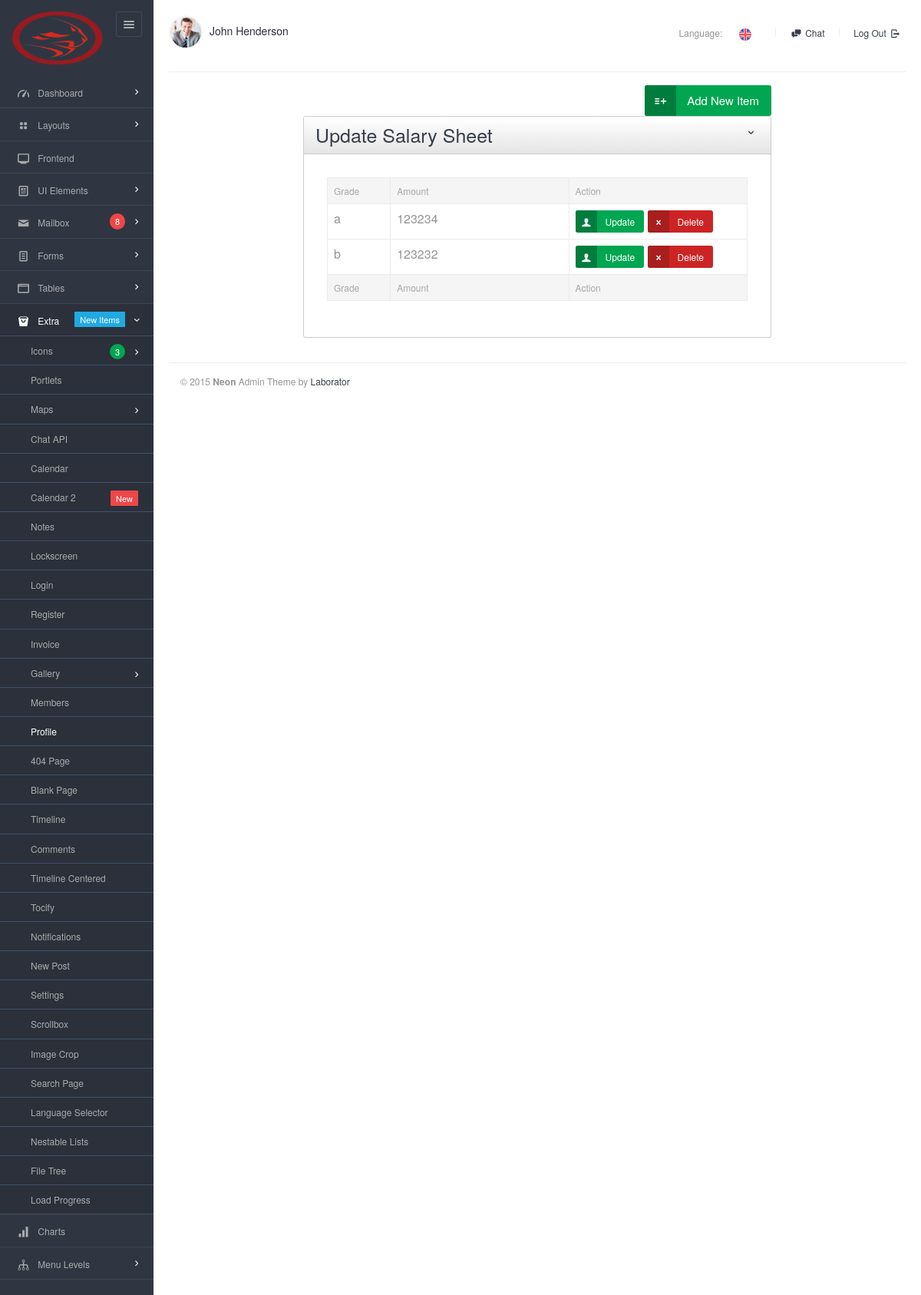
The page /views/salary/salarysheet.php on the database as committed earlier.
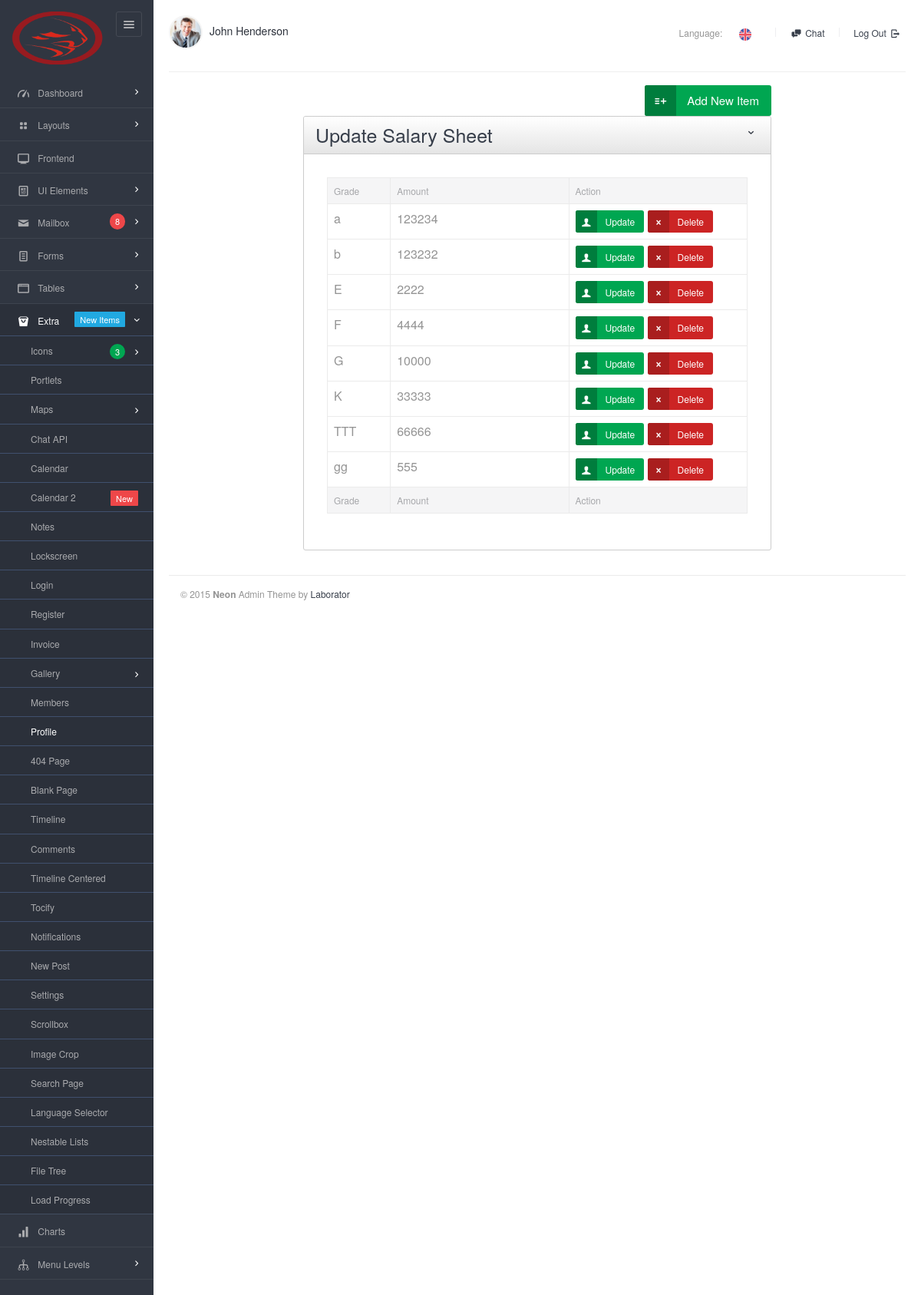
The same page on the database as committed later.
### tables this page shows
CREATE TABLE `salary_sheet` (
  `id` int(11) NOT NULL,
  `title` varchar(255) DEFAULT NULL,
  `amount` float DEFAULT NULL
);

### src/DB/Database.php (called while the page is built, shortened)
<?php
class Database{
    public function __construct(){
        try {
            $this->connection=new PDO('mysql:host=localhost;dbname=final_project', "root","");
        }
        catch (PDOException $e) {
            echo $e->getMessage();
        }
    }
}

### src/Employee/Employee.php (called while the page is built, shortened)
<?php
class Employee extends DB
{
    public function index($fetchMode="ASSOC"){
        $STH = $this->connection->query('SELECT * from employee where is_delete=1');
        $fetchMode = strtoupper($fetchMode);
        if(substr_count($fetchMode, "OBJ")>0)   $STH->setFetchMode(PDO::FETCH_OBJ);
        else               $STH->setFetchMode(PDO::FETCH_ASSOC);
        $arrAllData  = $STH->fetchAll();
        return $arrAllData;
    }
    public function salarysheet($fetchMode="ASSOC"){
        $STH = $this->connection->query('SELECT * from salary_sheet');
        $fetchMode = strtoupper($fetchMode);
        if(substr_count($fetchMode, "OBJ")>0)   $STH->setFetchMode(PDO::FETCH_OBJ);
        else               $STH->setFetchMode(PDO::FETCH_ASSOC);
        $arrAllData  = $STH->fetchAll();
        return $arrAllData;
    }
}

### views/salary/salarysheet.php (the view, shortened to what the rows shown need)
<?php
$objEmployee = new Employee();
$allData = $objEmployee->index();
$allData1 = $objEmployee->salarysheet();
?>
<!DOCTYPE html>
<html lang="en">
<head>
    <link rel="stylesheet" href="../../assets/js/jquery-ui/css/no-theme/jquery-ui-1.10.3.custom.min.css">
    <link rel="stylesheet" href="../../assets/css/font-icons/entypo/css/entypo.css">
    <link rel="stylesheet" href="../../assets/css/bootstrap.css">
    <link rel="stylesheet" href="../../assets/css/core.css">
    <link rel="stylesheet" href="../../assets/css/theme.css">
    <link rel="stylesheet" href="../../assets/css/forms.css">
    <link rel="stylesheet" href="../../assets/css/custom.css">
    <link rel="stylesheet" href="../../assets/css/sabuj.css">
</head>
<body class="page-body" data-url="http://neon.dev">
<div class="page-container">
    <div class="main-content">
        <form role="form" action="../employees/store.php" method="post" enctype="multipart/form-data" class="form-horizontal form-groups-bordered">
            <div class="col-md-8 col-sm-offset-2">
                <div class="panel panel-gradient" data-collapsed="0">
                    <div class="panel-heading">
                        <div class="panel-title"><h2> Update Salary Sheet</h2></div>
                    </div>
                    <div class="panel-body">
                        <div class="panel-body">
                            <table class="table table-bordered datatable" id="table-1">
                                <thead>
                                <tr>
                                    <th class="col-lg-1">Grade</th>
                                    <th class="col-lg-3">Amount</th>
                                    <th class="col-lg-3">Action</th>
                                </tr>
                                </thead>
                                <tbody>
                                <?php foreach($allData1 as $data){?>
                                <tr class="odd gradeX">
                                    <td><?php echo $data['title']?></td>
                                    <td><?php echo $data['amount']?></td>
                                    <td>
                                        <a href="update.php?id=<?php echo $allData->id?>" class="btn btn-success btn-md btn-icon icon-left" role="button">
                                            <i class="entypo-user"></i>
                                            Update
                                        </a>
                                        <a href="delete.php?id=<?php echo $allData->id?>" class="btn btn-danger btn-md btn-icon icon-left" role="button">
                                            <i class="entypo-cancel"></i>
                                            Delete
                                        </a>
                                    </td>
                                    <?php }?>
                                </tr>
                                </tbody>
                                <tfoot>
                                <tr>
                                    <th class="col-lg-1">Grade</th>
                                    <th class="col-lg-3">Amount</th>
                                    <th class="col-lg-3">Action</th>
                                </tfoot>
                            </table>
                        </div>
                    </div>
                </div>
            </div>
        </form>
    </div>
    <link rel="stylesheet" href="../../assets/js/selectboxit/jquery.selectBoxIt.css">
</body>
</html>

Rows that differ between the two databases and show on the page:
added salary_sheet: title "E", amount "2222"
added salary_sheet: title "F", amount "4444"
added salary_sheet: title "G", amount "10000"
added salary_sheet: title "K", amount "33333"
added salary_sheet: title "TTT", amount "66666"
added salary_sheet: title "gg", amount "555"
